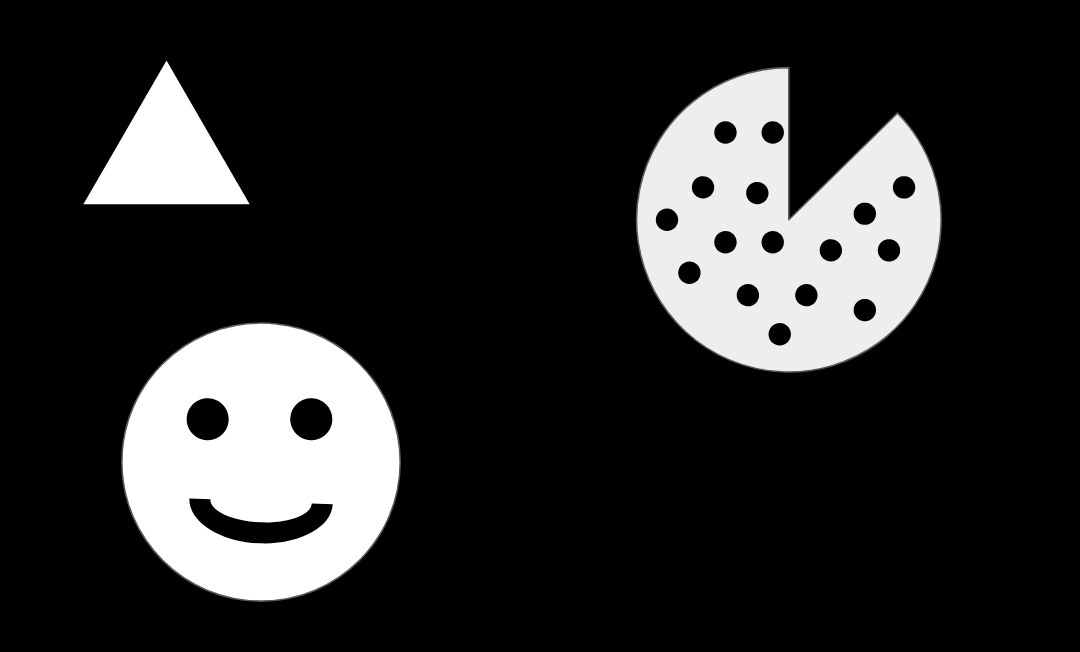
#> input picture DATA/internal_external.png, 1080 x 652 px
$ jupyter execute contour_detection.ipynb   (shell and % lines are left out)   (older library calls are emulated)
#> lines starting #> are read from the running program, lines starting #| are printed output that depends on the picture; after the words box and inside, x2 and y2 are one past the last pixel; in counts of white or black regions, pixels touching at a corner belong together
[cell 1]
import cv2
import numpy as np
import matplotlib.pyplot as plt

[cell 2]
img = cv2.imread('../DATA/internal_external.png', 0)
#> img is the input picture: shape (652, 1080); min 0, max 255, mean 43.4
img.shape
#> Out = (652, 1080)

[cell 3]
plt.imshow(img, cmap="gray")

[cell 4]
# openCV allows us to find internal and external contours

image, contours, hierarchy = cv2.findContours(img, cv2.RETR_CCOMP, cv2.CHAIN_APPROX_SIMPLE)
#> contours = 22 contours; largest, box (x1, y1, x2, y2) and area: (635, 66, 942, 373) 64554, (121, 322, 401, 602) 61517, (83, 60, 250, 205) 12042, (189, 498, 333, 544) 3049, (186, 398, 229, 441) 1380
# contours = number of internal and external contours
# hierarchy = np.ndarray of lines where contours are found

[cell 5]
external_contours = np.zeros(image.shape)

[cell 6]
for i in range(len(contours)):

    # External Contour
    if hierarchy[0][i][3] == -1:
        cv2.drawContours(external_contours, contours, i, 255, -1)
#> this loop made 22 passes
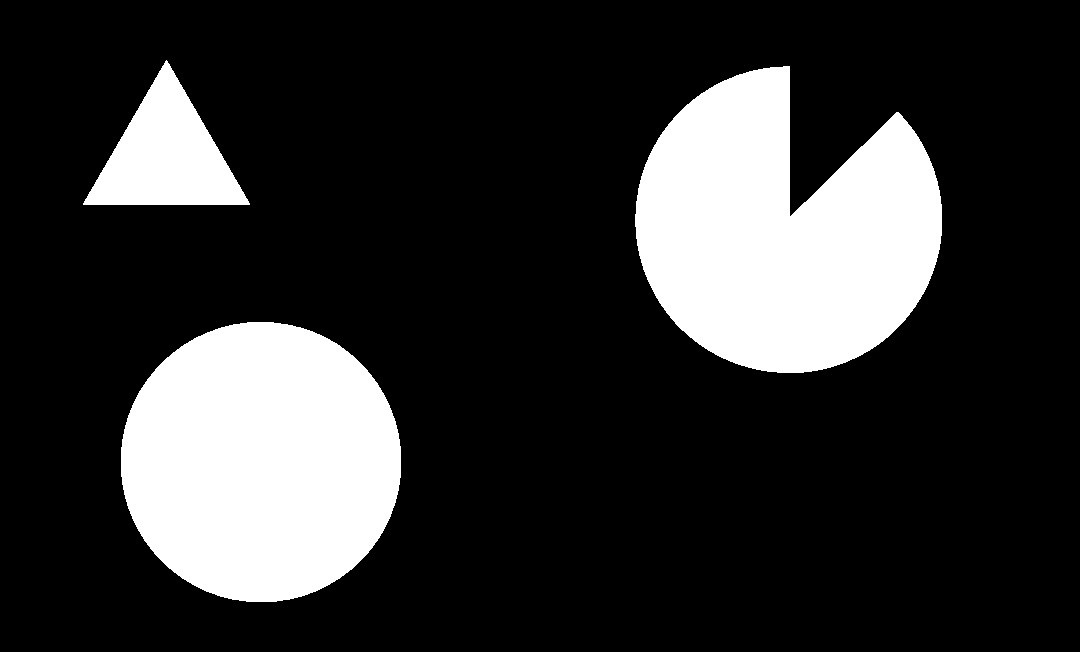
#> external_contours: shape (652, 1080) float64; 19.8% white; 3 white regions, box (x1, y1, x2, y2) and area: (635, 66, 942, 373) 65063, (121, 322, 401, 602) 61914, (83, 60, 250, 205) 12270

[cell 7]
plt.imshow(external_contours, cmap="gray")

[cell 8]
internal_contours = np.ones(image.shape) * 255
for i in range(len(contours)):
    # Internal Contour
    if not hierarchy[0][i][3] == -1:
        cv2.drawContours(internal_contours, contours, i, 0, -1)
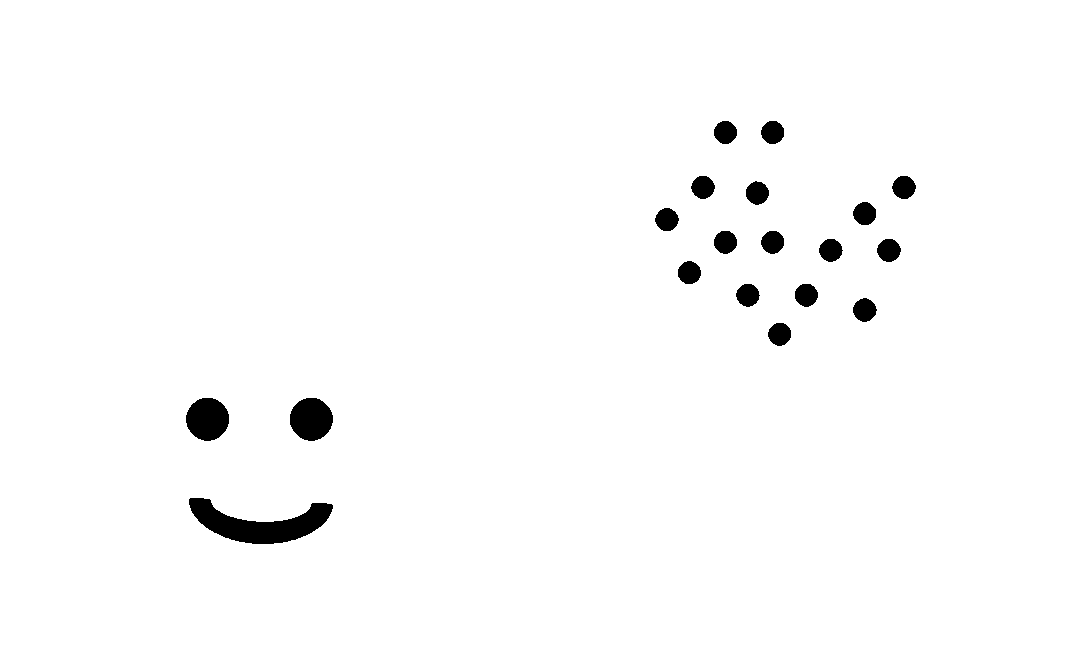
#> internal_contours: shape (652, 1080) float64; 98.2% white; 19 black regions, largest, box (x1, y1, x2, y2) and area: (189, 498, 333, 544) 3207, (186, 398, 229, 441) 1440, (290, 398, 333, 441) 1438
plt.imshow(internal_contours, cmap='gray')

[cell 9]
pepperoni_contours = np.ones(image.shape) * 255
for i in range(len(contours)):
    # Internal Contour
    if hierarchy[0][i][3] == 4:
        cv2.drawContours(pepperoni_contours, contours, i, 0, -1)
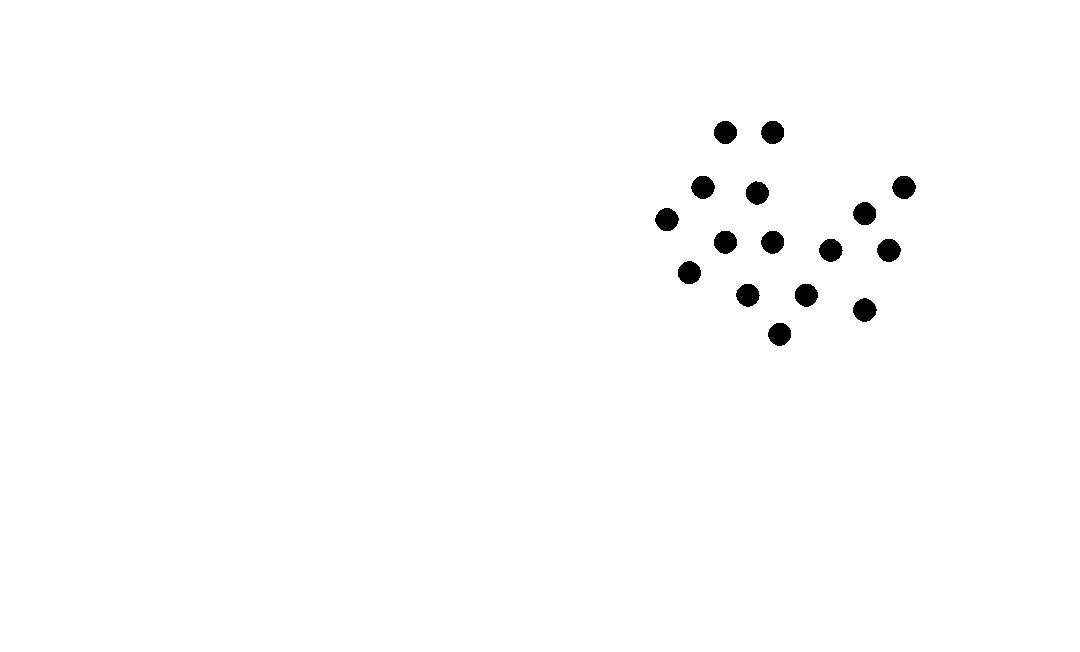
#> pepperoni_contours: shape (652, 1080) float64; 99.1% white; 16 black regions, largest, box (x1, y1, x2, y2) and area: (853, 298, 877, 322) 422, (877, 239, 901, 262) 421, (892, 176, 916, 199) 418
plt.imshow(pepperoni_contours, cmap='gray')

[cell 10]
smiley_contours = np.ones(image.shape) * 255
for i in range(len(contours)):
    # Internal Contour
    if hierarchy[0][i][3] == 0:
        cv2.drawContours(smiley_contours, contours, i, 0, -1)
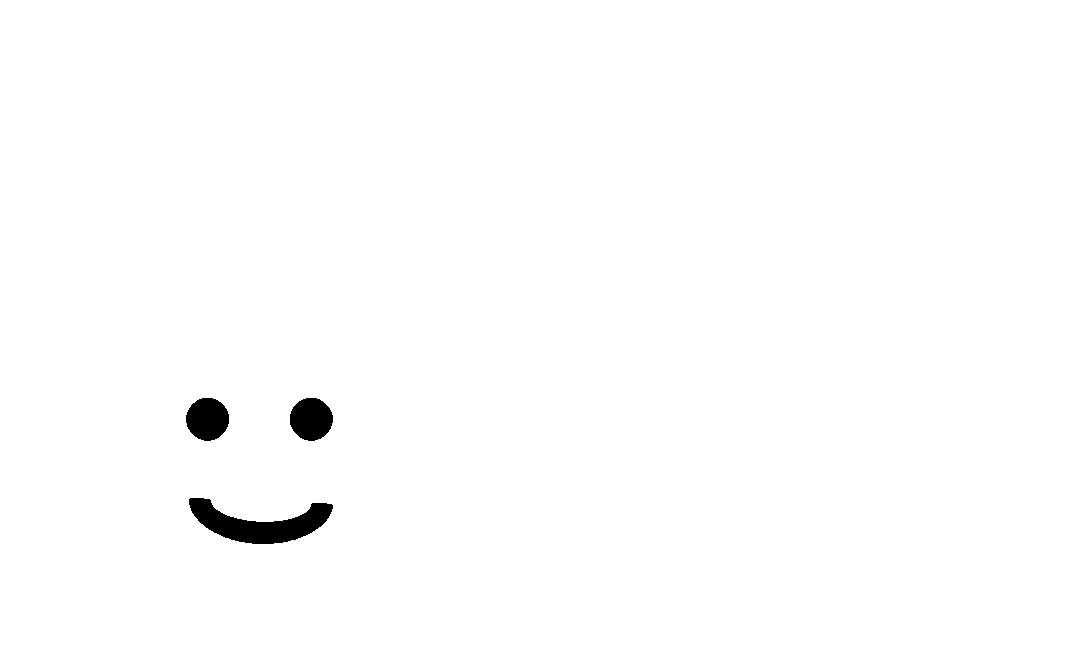
#> smiley_contours: shape (652, 1080) float64; 99.1% white; 3 black regions, box (x1, y1, x2, y2) and area: (189, 498, 333, 544) 3207, (186, 398, 229, 441) 1440, (290, 398, 333, 441) 1438
plt.imshow(smiley_contours, cmap='gray')
